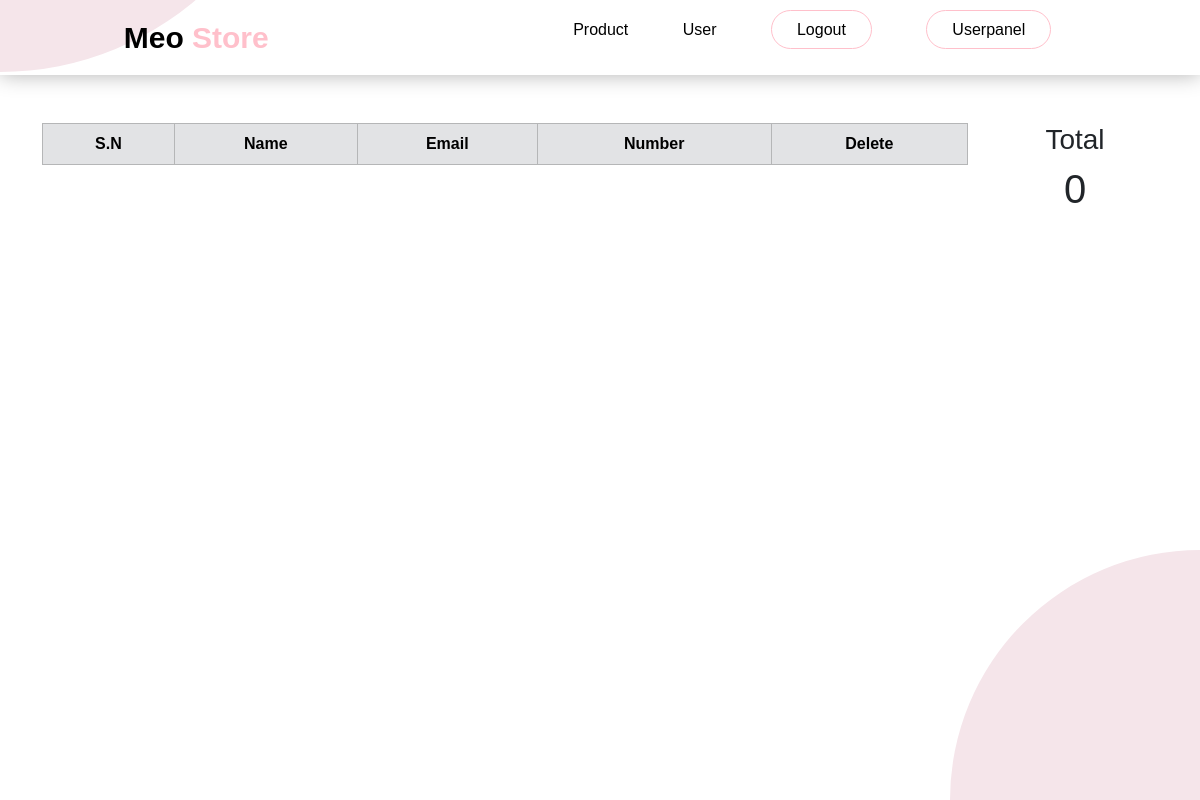
The page /settingUser.php on the database as committed earlier.
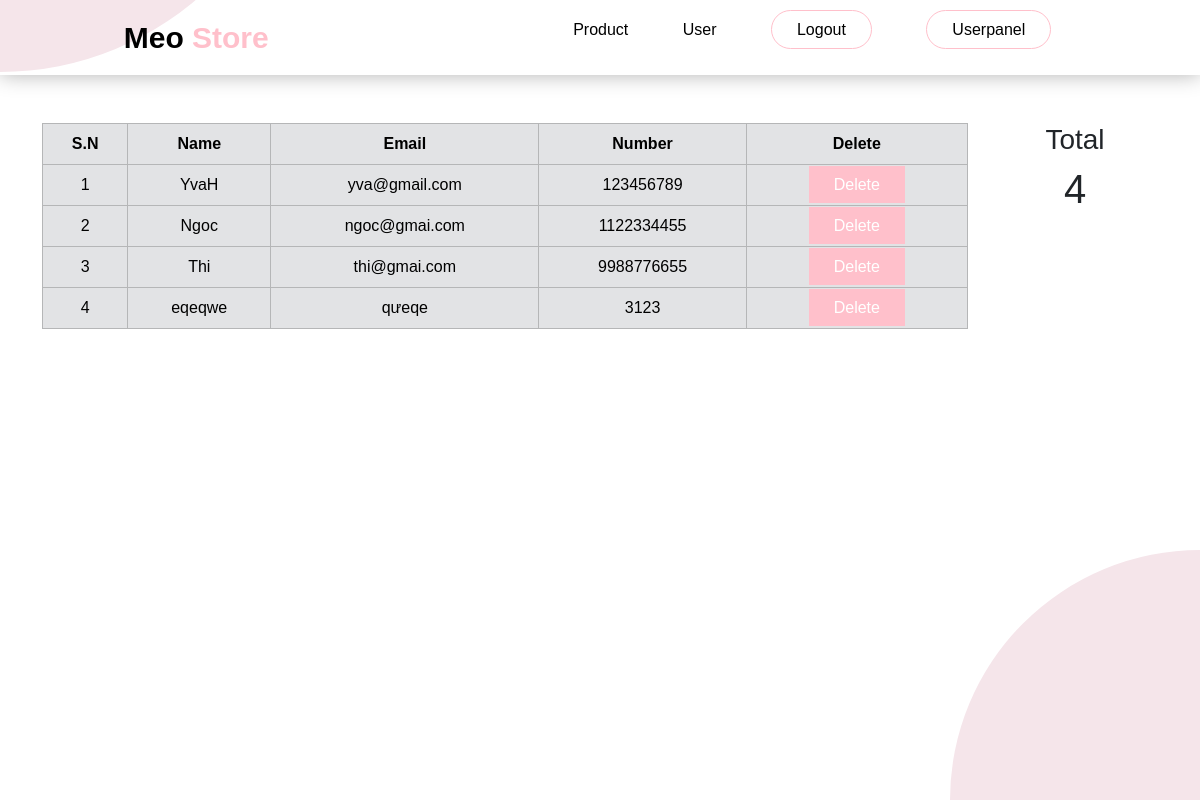
The same page on the database as committed later.
### tables this page shows
CREATE TABLE `user` (
  `id` int(11) NOT NULL,
  `username` varchar(100) NOT NULL,
  `email` varchar(100) NOT NULL,
  `number` varchar(100) NOT NULL,
  `userpassword` varchar(100) NOT NULL
);

### settingUser.php (the view, shortened to what this page needs)
<!DOCTYPE html>
<html lang="en">
<head>
   <link rel="stylesheet" href="./styleMainMenu.css">
   <link href="https://cdn.jsdelivr.net/npm/bootstrap@5.3.2/dist/css/bootstrap.min.css" rel="stylesheet">
</head>
<body>
    <?php
        include 'connect.php';
        $Record = mysqli_query($connect,"SELECT * FROM `user`");
        $row_count = mysqli_num_rows($Record);
    ?>
    <section>
        <header>
            <div class="circle"></div>
            <div class="circles"></div>
            <a href="index.php" class="logo">
                Meo <span>Store</span>
            </a>
            <ul>
                <li>
                   <a href="product.php">Product</a>
                </li>
                <li>
                   <a href="settingUser.php">User</a>
                </li>
                <li>
                   <a class="btn-login" href = "logout.php">Logout</a>
                </li>
                <li>
                   <a class="btn-login" href = "">Userpanel</a>
                </li>
            </ul>
        </header>
        <div class="container mt-5">
            <div class="row">
                <div class="col-md-10">
                    <table class="table table-secondary table-bordered ">
                        <thead class="text-center ">
                            <th>S.N</th>
                            <th>Name</th>
                            <th>Email</th>
                            <th>Number</th>
                            <th>Delete</th>
                        </thead>
                        <tbody class="text-center">
                            <?php
                                $i = 0;
                                while ($row = mysqli_fetch_array($Record)){
                                    echo"
                                    <tr>
                                        <td> ";?> <?php echo ++$i;?> <?php echo"</td>
                                        <td>$row[username]</td>
                                        <td>$row[email]</td>
                                        <td>$row[number]</td>
                                        <td><a href='deleteUser.php? ID=$row[id]' class = 'btn1 btn-outline-danger'>Delete</a></td>
                                    </tr>
                                    ";
                                }
                            ?>
                        </tbody>
                    </table>
                </div>
                <div  class="col-md-2 pr-5 text-center">
                    <h3>Total</h3>
                    <h1><?php echo $row_count ?></h1>
                </div>
            </div>
        </div>
    </section>
</body>
</html>

### styleMainMenu.css (style rules this page uses)
* { margin: 0; padding: 0; box-sizing: border-box; font-family: sans-serif; }
section { width: 100%; height: 100vh; }
section header { display: flex; align-items: center; justify-content: space-around; box-shadow: 0 0 20px rgba(0, 0, 0, 0.3); }
section header .logo { font-size: 30px; color: black; text-decoration: none; font-weight: bold; margin: 15px 0; }
section header .logo span { color: pink; }
section header ul { list-style: none; }
section header ul li { display: inline-block; margin: 5px 5px; padding: 5px 20px; }
section header ul li a { color: black; text-decoration: none; }
.btn-login { cursor: pointer; padding: 10px 25px; border: 1px solid pink; border-radius: 30px; transition: 0.3s; }
.btn1 { cursor: pointer; padding: 10px 25px; text-decoration: none; color: white; background: pink; }
.circle { position: absolute; top: 0; left: 0; width: 100%; height: 100%; background: rgb(245, 229, 234); clip-path: circle(302px at left -230px); z-index: -1; }
.circles { position: absolute; top: 0; left: 0; width: 100%; height: 100%; background: rgb(245, 229, 234); clip-path: circle(250px at right 800px); z-index: -1; }
ul { list-style: none; }
.row { display: flex; flex-wrap: wrap; }

Rows that differ between the two databases and show on the page:
added user: username "YvaH", email "yva@gmail.com", number "123456789"
added user: username "Ngoc", email "ngoc@gmai.com", number "1122334455"
added user: username "Thi", email "thi@gmai.com", number "9988776655"
added user: username "eqeqwe", email "qưeqe", number "3123"
Other text that changed with them:
$row_count: "0" → "4"
